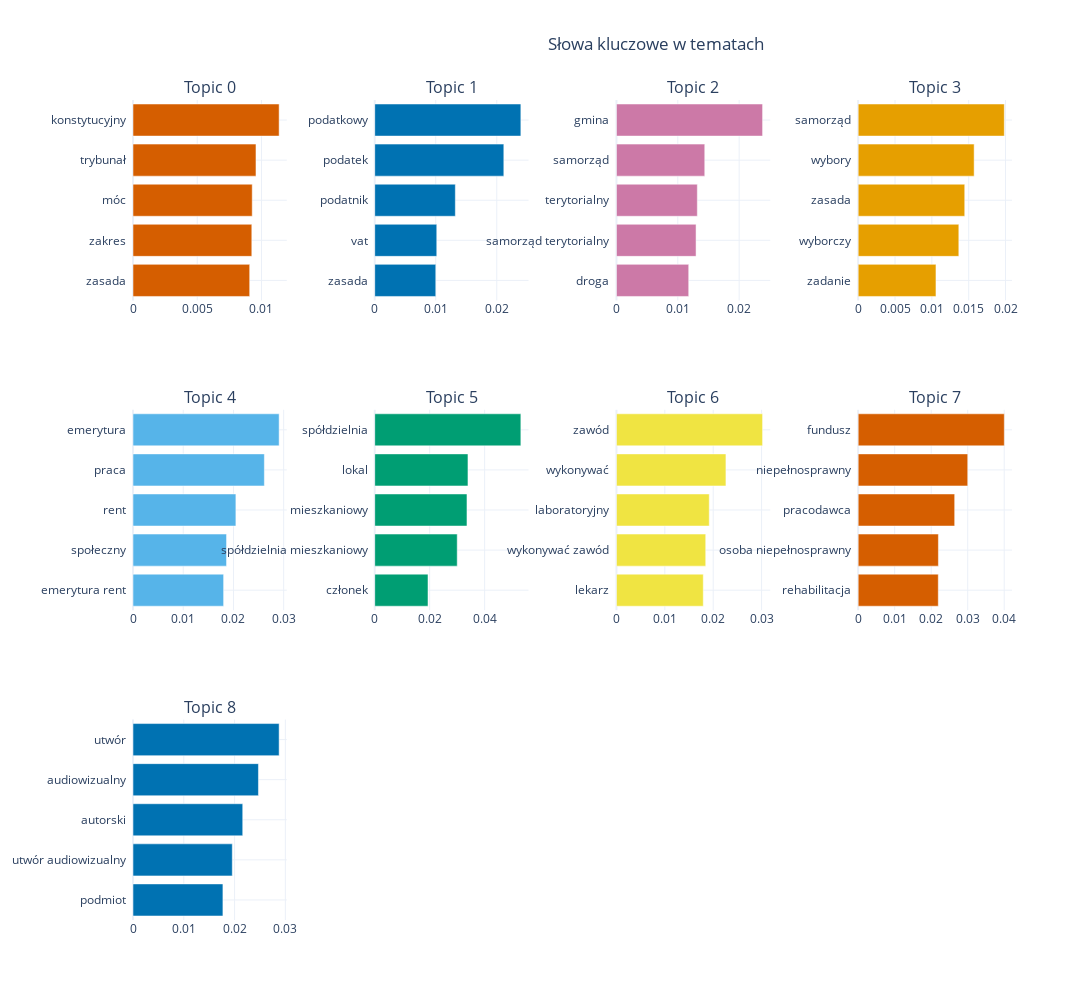

Write notebook code for a chart like this one.
### Code cell
fig = topic_model.visualize_barchart(top_n_topics=25)
fig.update_layout(title='Słowa kluczowe w tematach',title_x=0.7, height=1000, width =1300)

### Figure 1 — Plotly figure (JSON) as saved in the notebook; plotly's stock layout.template omitted (floating-point values rounded to 4 significant figures)
{"data": [{"marker": {"color": "#D55E00"}, "orientation": "h", "type": "bar", "x": [0.009082, 0.009247, 0.00928, 0.009572, 0.01137], "xaxis": "x", "y": ["zasada  ", "zakres  ", "móc  ", "trybunał  ", "konstytucyjny  "], "yaxis": "y"}, {"marker": {"color": "#0072B2"}, "orientation": "h", "type": "bar", "x": [0.01, 0.01017, 0.01321, 0.02115, 0.02395], "xaxis": "x2", "y": ["zasada  ", "vat  ", "podatnik  ", "podatek  ", "podatkowy  "], "yaxis": "y2"}, {"marker": {"color": "#CC79A7"}, "orientation": "h", "type": "bar", "x": [0.01178, 0.01297, 0.01318, 0.0144, 0.02382], "xaxis": "x3", "y": ["droga  ", "samorząd terytorialny  ", "terytorialny  ", "samorząd  ", "gmina  "], "yaxis": "y3"}, {"marker": {"color": "#E69F00"}, "orientation": "h", "type": "bar", "x": [0.01056, 0.01366, 0.01446, 0.01574, 0.01983], "xaxis": "x4", "y": ["zadanie  ", "wyborczy  ", "zasada  ", "wybory  ", "samorząd  "], "yaxis": "y4"}, {"marker": {"color": "#56B4E9"}, "orientation": "h", "type": "bar", "x": [0.01804, 0.01862, 0.02048, 0.02615, 0.02909], "xaxis": "x5", "y": ["emerytura rent  ", "społeczny  ", "rent  ", "praca  ", "emerytura  "], "yaxis": "y5"}, {"marker": {"color": "#009E73"}, "orientation": "h", "type": "bar", "x": [0.01939, 0.03002, 0.03357, 0.03393, 0.05318], "xaxis": "x6", "y": ["członek  ", "spółdzielnia mieszkaniowy  ", "mieszkaniowy  ", "lokal  ", "spółdzielnia  "], "yaxis": "y6"}, {"marker": {"color": "#F0E442"}, "orientation": "h", "type": "bar", "x": [0.01795, 0.01845, 0.01919, 0.02263, 0.03021], "xaxis": "x7", "y": ["lekarz  ", "wykonywać zawód  ", "laboratoryjny  ", "wykonywać  ", "zawód  "], "yaxis": "y7"}, {"marker": {"color": "#D55E00"}, "orientation": "h", "type": "bar", "x": [0.02194, 0.02197, 0.02643, 0.03001, 0.04003], "xaxis": "x8", "y": ["rehabilitacja  ", "osoba niepełnosprawny  ", "pracodawca  ", "niepełnosprawny  ", "fundusz  "], "yaxis": "y8"}, {"marker": {"color": "#0072B2"}, "orientation": "h", "type": "bar", "x": [0.0177, 0.01955, 0.02161, 0.0247, 0.02878], "xaxis": "x9", "y": ["podmiot  ", "utwór audiowizualny  ", "autorski  ", "audiowizualny  ", "utwór  "], "yaxis": "y9"}], "layout": {"annotations": [{"font": {"size": 16}, "showarrow": false, "text": "Topic 0", "x": 0.0875, "xanchor": "center", "xref": "paper", "y": 1, "yanchor": "bottom", "yref": "paper"}, {"font": {"size": 16}, "showarrow": false, "text": "Topic 1", "x": 0.3625, "xanchor": "center", "xref": "paper", "y": 1, "yanchor": "bottom", "yref": "paper"}, {"font": {"size": 16}, "showarrow": false, "text": "Topic 2", "x": 0.6375, "xanchor": "center", "xref": "paper", "y": 1, "yanchor": "bottom", "yref": "paper"}, {"font": {"size": 16}, "showarrow": false, "text": "Topic 3", "x": 0.9125, "xanchor": "center", "xref": "paper", "y": 1, "yanchor": "bottom", "yref": "paper"}, {"font": {"size": 16}, "showarrow": false, "text": "Topic 4", "x": 0.0875, "xanchor": "center", "xref": "paper", "y": 0.6222, "yanchor": "bottom", "yref": "paper"}, {"font": {"size": 16}, "showarrow": false, "text": "Topic 5", "x": 0.3625, "xanchor": "center", "xref": "paper", "y": 0.6222, "yanchor": "bottom", "yref": "paper"}, {"font": {"size": 16}, "showarrow": false, "text": "Topic 6", "x": 0.6375, "xanchor": "center", "xref": "paper", "y": 0.6222, "yanchor": "bottom", "yref": "paper"}, {"font": {"size": 16}, "showarrow": false, "text": "Topic 7", "x": 0.9125, "xanchor": "center", "xref": "paper", "y": 0.6222, "yanchor": "bottom", "yref": "paper"}, {"font": {"size": 16}, "showarrow": false, "text": "Topic 8", "x": 0.0875, "xanchor": "center", "xref": "paper", "y": 0.2444, "yanchor": "bottom", "yref": "paper"}], "height": 1000, "hoverlabel": {"bgcolor": "white", "font": {"family": "Rockwell", "size": 16}}, "showlegend": false, "title": {"text": "Słowa kluczowe w tematach", "x": 0.7}, "width": 1300, "xaxis": {"anchor": "y", "autorange": true, "domain": [0, 0.175], "range": [0, 0.01197], "showgrid": true, "type": "linear"}, "xaxis10": {"anchor": "y10", "domain": [0.275, 0.45], "showgrid": true}, "xaxis11": {"anchor": "y11", "domain": [0.55, 0.725], "showgrid": true}, "xaxis12": {"anchor": "y12", "domain": [0.825, 1], "showgrid": true}, "xaxis2": {"anchor": "y2", "autorange": true, "domain": [0.275, 0.45], "range": [0, 0.02521], "showgrid": true, "type": "linear"}, "xaxis3": {"anchor": "y3", "autorange": true, "domain": [0.55, 0.725], "range": [0, 0.02507], "showgrid": true, "type": "linear"}, "xaxis4": {"anchor": "y4", "autorange": true, "domain": [0.825, 1], "range": [0, 0.02088], "showgrid": true, "type": "linear"}, "xaxis5": {"anchor": "y5", "autorange": true, "domain": [0, 0.175], "range": [0, 0.03063], "showgrid": true, "type": "linear"}, "xaxis6": {"anchor": "y6", "autorange": true, "domain": [0.275, 0.45], "range": [0, 0.05598], "showgrid": true, "type": "linear"}, "xaxis7": {"anchor": "y7", "autorange": true, "domain": [0.55, 0.725], "range": [0, 0.0318], "showgrid": true, "type": "linear"}, "xaxis8": {"anchor": "y8", "autorange": true, "domain": [0.825, 1], "range": [0, 0.04213], "showgrid": true, "type": "linear"}, "xaxis9": {"anchor": "y9", "autorange": true, "domain": [0, 0.175], "range": [0, 0.03029], "showgrid": true, "type": "linear"}, "yaxis": {"anchor": "x", "autorange": true, "domain": [0.7556, 1], "range": [-0.5, 4.5], "showgrid": true, "type": "category"}, "yaxis10": {"anchor": "x10", "domain": [0, 0.2444], "showgrid": true}, "yaxis11": {"anchor": "x11", "domain": [0, 0.2444], "showgrid": true}, "yaxis12": {"anchor": "x12", "domain": [0, 0.2444], "showgrid": true}, "yaxis2": {"anchor": "x2", "autorange": true, "domain": [0.7556, 1], "range": [-0.5, 4.5], "showgrid": true, "type": "category"}, "yaxis3": {"anchor": "x3", "autorange": true, "domain": [0.7556, 1], "range": [-0.5, 4.5], "showgrid": true, "type": "category"}, "yaxis4": {"anchor": "x4", "autorange": true, "domain": [0.7556, 1], "range": [-0.5, 4.5], "showgrid": true, "type": "category"}, "yaxis5": {"anchor": "x5", "autorange": true, "domain": [0.3778, 0.6222], "range": [-0.5, 4.5], "showgrid": true, "type": "category"}, "yaxis6": {"anchor": "x6", "autorange": true, "domain": [0.3778, 0.6222], "range": [-0.5, 4.5], "showgrid": true, "type": "category"}, "yaxis7": {"anchor": "x7", "autorange": true, "domain": [0.3778, 0.6222], "range": [-0.5, 4.5], "showgrid": true, "type": "category"}, "yaxis8": {"anchor": "x8", "autorange": true, "domain": [0.3778, 0.6222], "range": [-0.5, 4.5], "showgrid": true, "type": "category"}, "yaxis9": {"anchor": "x9", "autorange": true, "domain": [0, 0.2444], "range": [-0.5, 4.5], "showgrid": true, "type": "category"}}}
